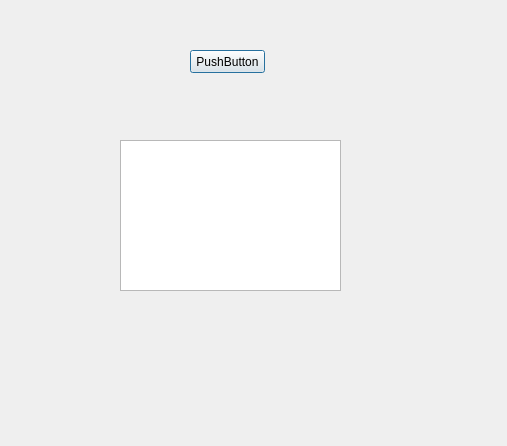
<?xml version="1.0" encoding="UTF-8"?>
<ui version="4.0">
 <class>Dialog</class>
 <widget class="QDialog" name="Dialog">
  <property name="geometry">
   <rect>
    <x>0</x>
    <y>0</y>
    <width>507</width>
    <height>446</height>
   </rect>
  </property>
  <property name="windowTitle">
   <string>Dialog</string>
  </property>
  <widget class="QPushButton" name="pushButton">
   <property name="geometry">
    <rect>
     <x>190</x>
     <y>50</y>
     <width>75</width>
     <height>23</height>
    </rect>
   </property>
   <property name="text">
    <string>PushButton</string>
   </property>
  </widget>
  <widget class="QTextEdit" name="textEdit">
   <property name="geometry">
    <rect>
     <x>120</x>
     <y>140</y>
     <width>221</width>
     <height>151</height>
    </rect>
   </property>
  </widget>
 </widget>
 <layoutdefault spacing="6" margin="11"/>
 <resources/>
 <connections/>
</ui>
